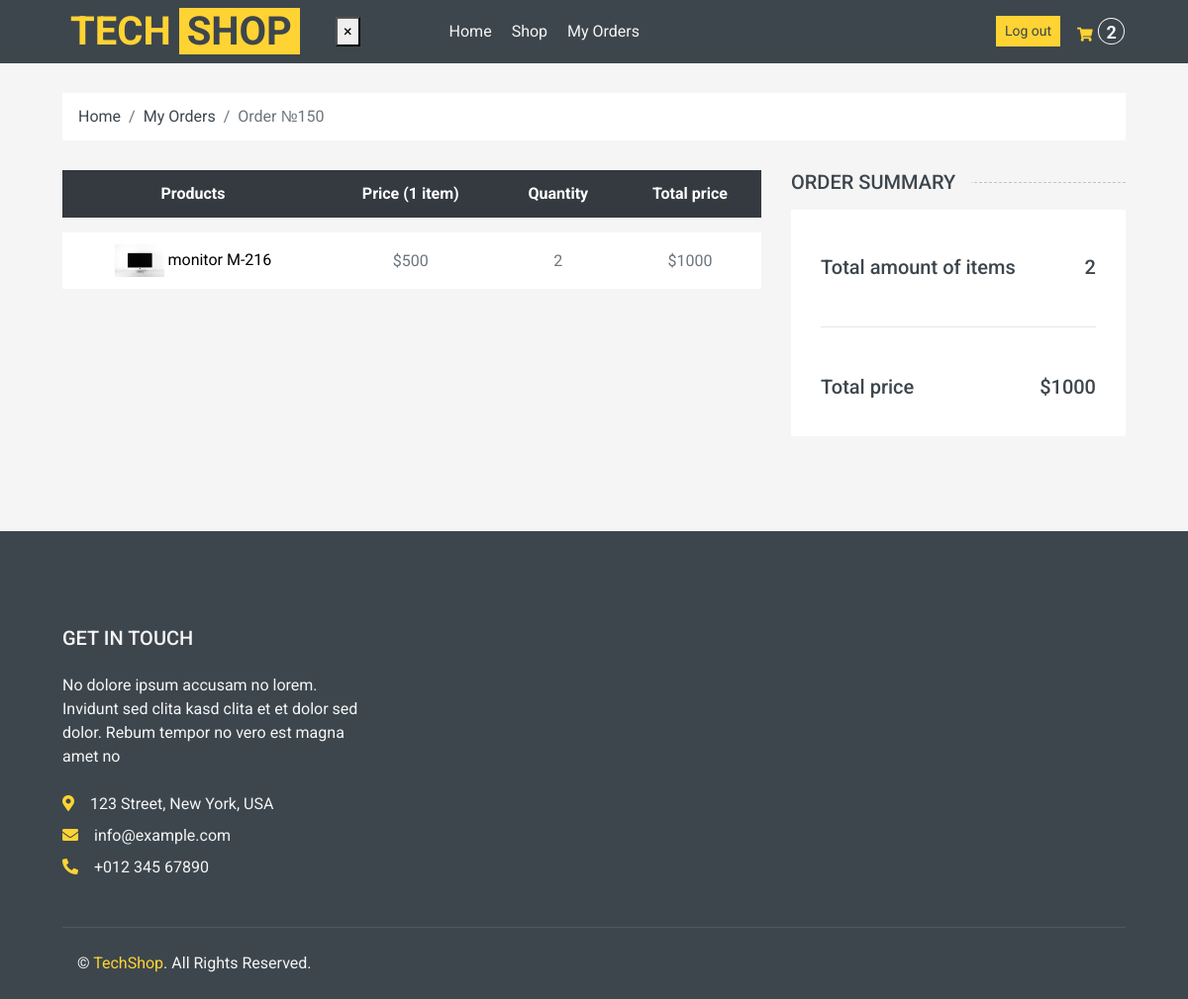
/order_detail/150 (signed in), run on an earlier commit of the app's database.
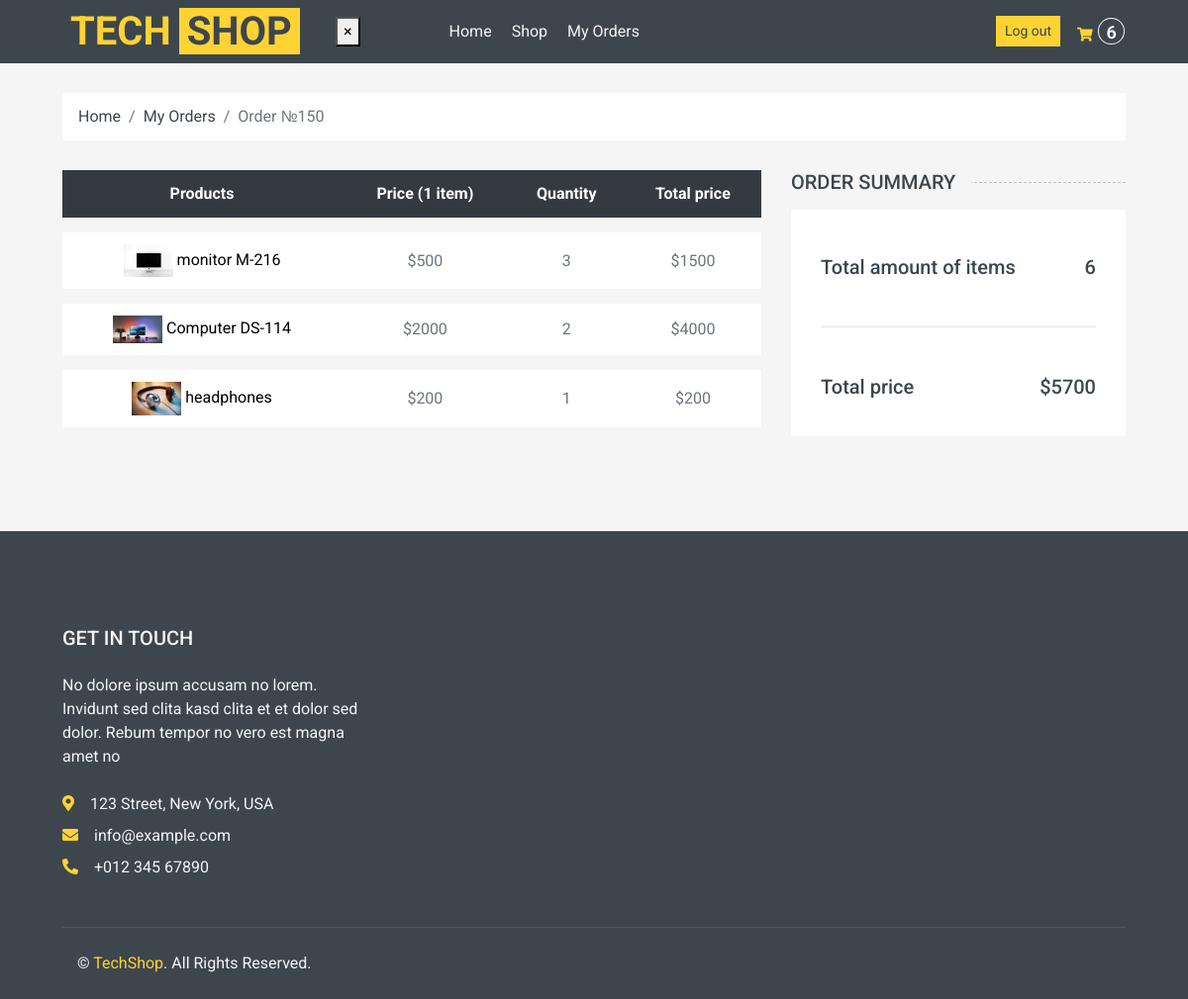
And on a later commit of the database.
### shop/models.py (models this page shows, shortened)
class OrderItem(models.Model):
    order = models.ForeignKey("Order", on_delete=models.CASCADE)
    product = models.ForeignKey(
        "Product", null=True, blank=True, on_delete=models.CASCADE
    )
    quantity = models.IntegerField(null=True, blank=True, default=0)
    date_added = models.DateTimeField(auto_now=True, null=True, blank=True)
    @property
    def total_item_price(self):
        if self.product is None:
            return 0
        return (self.product.price or 0) * (self.quantity or 0)

class Product(models.Model):
    CATEGORY = (
        ("Tech", "Tech"),
        ("New", "New"),
        ("Popular", "Popular"),
    )
    default_description = """
    Eos no lorem eirmod diam diam, eos elitr et gubergren diam sea. Consetetur vero aliquyam invidunt duo dolores et duo sit. Vero diam ea vero et dolore rebum, dolor rebum eirmod consetetur invidunt sed sed et, lorem duo et eos elitr, sadipscing kasd ipsum rebum diam. Dolore diam stet rebum sed tempor kasd eirmod. Takimata kasd ipsum accusam sadipscing, eos dolores sit no ut diam consetetur duo justo est, sit sanctus diam tempor aliquyam eirmod nonumy rebum dolor accusam, ipsum kasd eos consetetur at sit rebum, diam kasd invidunt tempor lorem, ipsum lorem elitr sanctus eirmod takimata dolor ea invidunt.

    Dolore magna est eirmod sanctus dolor, amet diam et eirmod et ipsum. Amet dolore tempor consetetur sed lorem dolor sit lorem tempor. Gubergren amet amet labore sadipscing clita clita diam clita. Sea amet et sed ipsum lorem elitr et, amet et labore voluptua sit rebum. Ea erat sed et diam takimata sed justo. Magna takimata justo et amet magna et.
    """
    name = models.CharField(verbose_name="название продукта", max_length=100)
    price = models.IntegerField(null=True, blank=True)
    description = models.TextField(default=default_description, blank=True)
    rating = models.IntegerField(null=True, blank=True)
    pic = models.ImageField(
        upload_to="shop/%Y/%m", null=True, blank=True, default="default_picture.png"
    )
    added_at = models.DateTimeField(
        verbose_name="Data of appearance", auto_now_add=True, null=True
    )
    category = models.CharField(max_length=100, choices=CATEGORY)
    slug = models.SlugField(blank=True, null=True, unique=True)

class Order(models.Model):
    STATUS = (
        ("Pending", "Pending"),
        ("Ready", "Ready"),
        ("Delivered", "Delivered"),
        ("Cart", "Cart"),
    )
    date_created = models.DateTimeField(null=True)
    products = models.ManyToManyField("Product")
    customer = models.ForeignKey(User, blank=True, null=True, on_delete=models.SET_NULL)
    status = models.CharField(choices=STATUS, default="Pending", max_length=255)
    date_added = models.DateTimeField(auto_now_add=True, null=True)
    session_key = models.CharField(max_length=36, default="")
    pickup_name = models.CharField(max_length=200, null=True, blank=True)
    pickup_phone = models.CharField(max_length=50, null=True, blank=True)
    pickup_lng = models.FloatField(null=True, blank=True)
    pickup_lat = models.FloatField(null=True, blank=True)
    customer_name = models.CharField(max_length=150, null=True, blank=True)
    customer_phone = models.CharField(max_length=20, null=True, blank=True)
    customer_email = models.EmailField(null=True, blank=True)
    @property
    def total_order_price(self):
        return sum(
            item.total_item_price
            for item in self.orderitem_set.select_related("product").all()
        )
    @property
    def order_total_quantity(self):
        return sum(item.quantity or 0 for item in self.orderitem_set.all())

### shop/views.py (the view)
# urls.py: path("order_detail/<int:order_id>", order_detail, name="order_detail"),
@login_required(login_url="/login_view")
def order_detail(request, order_id):
    order = get_object_or_404(Order, pk=order_id, customer=request.user)
    order_items = OrderItem.objects.filter(order=order).select_related("product")
    ctx = {
        "order": order,
        "order_items": order_items,
    }
    return render(request, "orders/order_detail.html", ctx)

### shop/context_processors.py (called while the page is built)
def get_cart_total(request):
    cart = get_cart(request, create=False)
    return {"crt_total_quantity": cart.order_total_quantity if cart else 0}

### shop/utils.py (called while the page is built)
def get_cart(request, *, create=True):
    if request.user.is_authenticated:
        cart_query = Order.objects.filter(customer=request.user, status="Cart")
    else:
        return get_visitor_cart(request, create=create)
    cart = cart_query.order_by("pk").first()
    if cart is None and create:
        cart = Order.objects.create(customer=request.user, status="Cart")
    return cart

### templates/orders/order_detail.html (shortened to what this page needs)
{%extends "main.html"%}
{%load static%}
{% block extra_head %}
<link rel="stylesheet" href="{% static 'maplibre/maplibre-gl.css' %}" />
{% endblock %}
{%block cart%}
    <div class="container-fluid">
        <div class="row px-xl-5">
            <div class="col-12">
                <nav class="breadcrumb bg-light mb-30">
                    <a class="breadcrumb-item text-dark" href="{%url 'index'%}">Home</a>
                    <a class="breadcrumb-item text-dark" href="{%url 'my_orders'%}">My Orders</a>
                    <span class="breadcrumb-item active">Order №{{order.id}}</span>
                </nav>
            </div>
        </div>
    </div>
    <div class="container-fluid">
        <div class="row px-xl-5">
            <div class="col-lg-8 table-responsive mb-5">
                <table class="table table-light table-borderless table-hover text-center mb-0">
                    <thead class="thead-dark">
                        <tr>
                            <th>Products</th>
                            <th>Price (1 item)</th>
                            <th>Quantity</th>
                            <th>Total price</th>
                        </tr>
                    </thead>
                    <tbody class="align-middle">
                        {% for item in order_items%}
                        <tr data-product_id_item ={{item.product.id}} >
                            <td class="align-middle">
                              <img src="{{item.product.pic.url}}" alt="" style="width: 50px;">
                               <a href="{%url 'detail' item.product.slug %}" style = "color:black;">{{item.product.name}}</a>
                            </td>
                            <td class="align-middle">${{item.product.price}} </td>
                            <td class="align-middle" data-product_id_price ={{item.product.id}} >{{item.quantity}}</td>
                            <td class="align-middle" data-product_id_price ={{item.product.id}} >${{item.total_item_price}}</td>
                        </tr>
                        {% endfor %}
                    </tbody>
                </table>
            </div>
            <div class="col-lg-4">
                <h5 class="section-title position-relative text-uppercase mb-3"><span class="bg-secondary pr-3">Order Summary</span></h5>
                <div class="bg-light p-30 mb-5">
                    <div class="pt-2">
                        <div class="d-flex justify-content-between mt-2">
                            <h5>Total amount of items</h5>
                            <h5 class = "crt_total_price">{{order.order_total_quantity}}</h5>
                        </div>
                        <br>
                        <hr>
                        <br>
                        <div class="d-flex justify-content-between mt-2">
                            <h5>Total price</h5>
                            <h5 class = "crt_total_price">${{order.total_order_price}}</h5>
                        </div>
                    </div>
                </div>
            </div>
        </div>
    </div>
{%endblock%}

What changed in the data, as far as the page shows it:
changed through a linked row, Order id 150: order_total_quantity "2" → "6"; total_order_price "1000" → "5700"
changed OrderItem "monitor M-216": quantity "2" → "3"; total_item_price "1000" → "1500"
now on this page (row edited): OrderItem: product.pic (picture), product.name "Computer DS-114", product.price "2000", quantity "2", total_item_price "4000"
now on this page (row edited): OrderItem: product.pic (picture), product.name "headphones", product.price "200", quantity "1", total_item_price "200"
Also different on the page:
{{ crt_total_quantity }}: "2" → "6"
